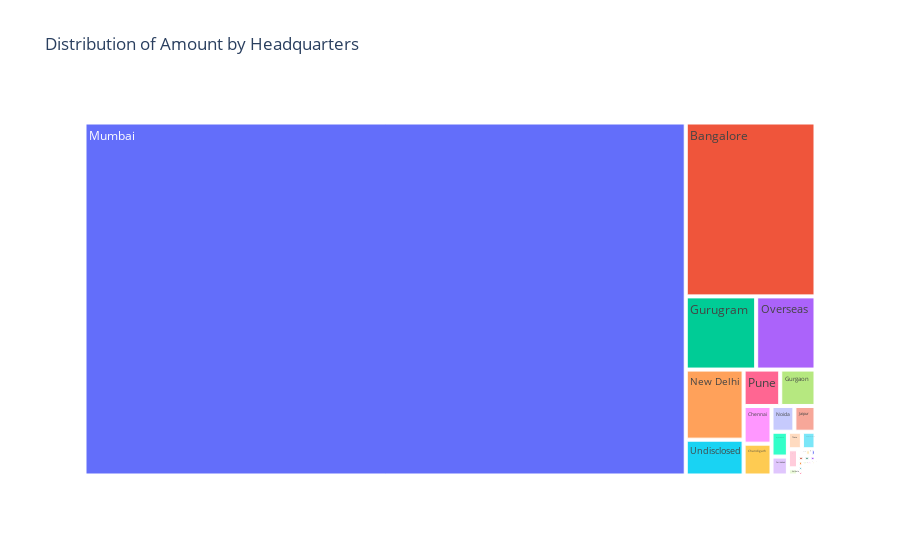

Notebook source saved alongside this figure:
### Markdown cell above
Question 3 : What is the distribution of fundings based on locations?

### Code cell
# Create a treemap visualization
fig = px.treemap(df, path=['headquarter'], values='amount', title='Distribution of Amount by Headquarters')
fig.show()

### Figure 1 — Plotly figure (JSON) as saved in the notebook; plotly's stock layout.template omitted (floating-point values rounded to 4 significant figures)
{"data": [{"branchvalues": "total", "domain": {"x": [0, 1], "y": [0, 1]}, "hovertemplate": "labels=%{label}<br>amount=%{value}<br>parent=%{parent}<br>id=%{id}<extra></extra>", "ids": ["Ahmadabad", "Ahmedabad", "Alleppey", "Alwar", "Amaravati", "Ambernath", "Anand", "Andheri", "Azadpur", "Bangalore", "Belgaum", "Bhilwara", "Bhopal", "Bhubaneswar", "Bihar", "Chandigarh", "Chennai", "Cochin", "Coimbatore", "Dehradun", "Ernakulam", "Faridabad", "Gandhinagar", "Ghaziabad", "Guindy", "Gujarat", "Guntur", "Gurgaon", "Gurugram", "Guwahati", "Hubli", "Hyderabad", "Hyderebad", "Indore", "Jaipur", "Jodhpur", "Kalkaji", "Kalpakkam", "Kannur", "Kanpur", "Kerala", "Kochi", "Kolkata", "Kormangala", "Kota", "Kottayam", "Lucknow", "Ludhiana", "Mangalore", "Margão", "Mohali", "Mumbai", "Mylapore", "Nagpur", "New Delhi", "New delhi", "Noida", "Odisha", "Overseas", "Panaji", "Panchkula", "Patna", "Powai", "Pune", "Rajasthan", "Rajsamand", "Ranchi", "Roorkee", "Samastipur", "Samsitpur", "Satara", "Silvassa", "Surat", "Telangana", "Thane", "Tirunelveli", "Trivandrum", "Tumkur", "Undisclosed", "Vadodara", "Warangal", "Worli"], "labels": ["Ahmadabad", "Ahmedabad", "Alleppey", "Alwar", "Amaravati", "Ambernath", "Anand", "Andheri", "Azadpur", "Bangalore", "Belgaum", "Bhilwara", "Bhopal", "Bhubaneswar", "Bihar", "Chandigarh", "Chennai", "Cochin", "Coimbatore", "Dehradun", "Ernakulam", "Faridabad", "Gandhinagar", "Ghaziabad", "Guindy", "Gujarat", "Guntur", "Gurgaon", "Gurugram", "Guwahati", "Hubli", "Hyderabad", "Hyderebad", "Indore", "Jaipur", "Jodhpur", "Kalkaji", "Kalpakkam", "Kannur", "Kanpur", "Kerala", "Kochi", "Kolkata", "Kormangala", "Kota", "Kottayam", "Lucknow", "Ludhiana", "Mangalore", "Margão", "Mohali", "Mumbai", "Mylapore", "Nagpur", "New Delhi", "New delhi", "Noida", "Odisha", "Overseas", "Panaji", "Panchkula", "Patna", "Powai", "Pune", "Rajasthan", "Rajsamand", "Ranchi", "Roorkee", "Samastipur", "Samsitpur", "Satara", "Silvassa", "Surat", "Telangana", "Thane", "Tirunelveli", "Trivandrum", "Tumkur", "Undisclosed", "Vadodara", "Warangal", "Worli"], "name": "", "parents": ["", "", "", "", "", "", "", "", "", "", "", "", "", "", "", "", "", "", "", "", "", "", "", "", "", "", "", "", "", "", "", "", "", "", "", "", "", "", "", "", "", "", "", "", "", "", "", "", "", "", "", "", "", "", "", "", "", "", "", "", "", "", "", "", "", "", "", "", "", "", "", "", "", "", "", "", "", "", "", "", "", ""], "type": "treemap", "values": [5300000, 259800000.0, 22000000, 567000.0, 800000, 200000, 567000.0, 24300000, 567000.0, 24550000000.0, 1476000.0, 8000000, 18535000, 30000000, 329000, 966800000.0, 1145000000.0, 2467000.0, 40150000, 2000000, 567000.0, 337100000.0, 200000, 4767000.0, 30000000, 29130000, 130000, 1397000000.0, 5608826500, 3600000, 567000.0, 442400000.0, 1100000, 23330000.0, 591100000.0, 1293000.0, 233600.0, 210000000, 17520.0, 5484000.0, 7545000, 10120000.0, 78570000.0, 51290000.0, 1460.0, 10000000, 4517000.0, 20000000, 3500000, 1496000.0, 4067000.0, 230900000000.0, 600000, 350000, 4412000000.0, 2375000.0, 640400000.0, 15000000, 4723310000, 2368000, 100000, 32515000, 967000.0, 1451000000.0, 33000000, 200000, 3600000, 1000000, 5000000, 3000000, 140000, 1000000, 5600000, 1500000, 267200000.0, 500000, 4767000.0, 2515000, 2255088300, 10000000, 2515000, 567000.0]}], "layout": {"legend": {"tracegroupgap": 0}, "title": {"text": "Distribution of Amount by Headquarters"}}}
